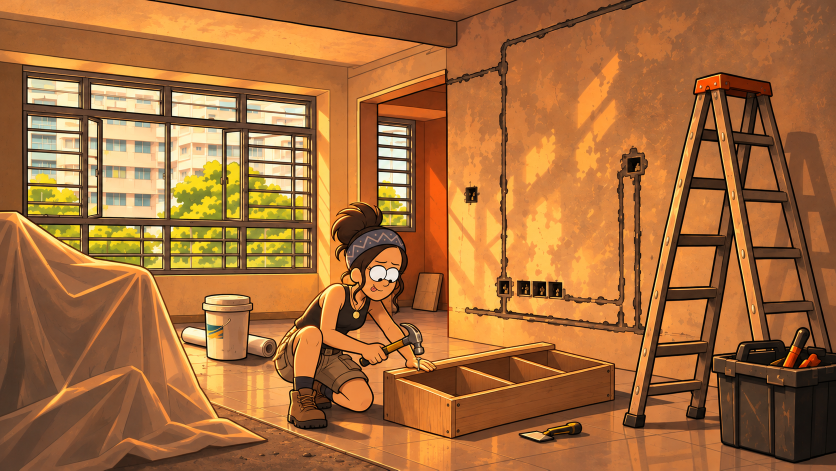
#> input picture reference/scene-keyframe-hammering.png, 1672 x 941 px, found by its file name (shown at 1/2 size)
$ python edge_pencil_mock.py
#> lines starting #> are read from the running program, lines starting #| are printed output that depends on the picture; after the words box and inside, x2 and y2 are one past the last pixel; in counts of white or black regions, pixels touching at a corner belong together
#> further down, im is the input picture: PIL image 1672x941 RGB; mean R, G, B 166.8, 109.1, 59
import numpy as np
from PIL import Image, ImageFilter, ImageDraw, ImageFont
from scipy import ndimage as ndi
PAPER=np.array([246,243,236],float)
W,H=1672,941
rng_cache={}
def lattice(seed, gw, gh):
    r=np.random.default_rng(seed); return r.random((gh+2,gw+2))
def vnoise(cell, seed):
    gw,gh=int(W/cell)+1,int(H/cell)+1
    L=lattice(seed,gw,gh)
    ys,xs=np.mgrid[0:H,0:W].astype(float)
    fx,fy=xs/cell,ys/cell; ix,iy=fx.astype(int),fy.astype(int); tx,ty=fx-ix,fy-iy
    sx,sy=tx*tx*(3-2*tx),ty*ty*(3-2*ty)
    a=L[iy,ix];b=L[iy,ix+1];c=L[iy+1,ix];d=L[iy+1,ix+1]
    top=a+(b-a)*sx; bot=c+(d-c)*sx; return top+(bot-top)*sy
def fbm(cells,weights,seed):
    s=sum((2*vnoise(c,seed+i)-1)*w for i,(c,w) in enumerate(zip(cells,weights))); return s/sum(weights)
ys,xs=np.mgrid[0:H,0:W].astype(float)
R=0.06*W
dx=np.minimum(xs,W-xs); dy=np.minimum(ys,H-ys)
corner=(dx<R)&(dy<R)
din=np.where(corner,R-np.hypot(R-dx,R-dy),np.minimum(dx,dy))
bottom=np.clip((ys/H-0.8)/0.2,0,1)
def sstep(t): t=np.clip(t,0,1); return t*t*(3-2*t)
def fields(seed):
    wn=fbm([110,45,18,7],[1,.55,.3,.15],seed)
    ww=fbm([140,60],[1,.55],seed+100)
    width=np.maximum(6,60*(1+0.75*ww)*(1-0.55*bottom))
    wander=60*wn*(1-0.6*bottom)
    return width,wander
def alpha_current(seed):
    width,wander=fields(seed); return np.where(din<=0,0,sstep((din+wander)/width))
def alpha_fixed(seed, inset=0):
    width,wander=fields(seed)
    a=sstep((din-inset*(1-0.75*bottom)+wander)/width)
    return a*sstep(din/28.0)   # the plate's rim is always paper: no straight cut
def lines_of(img):
    g=np.asarray(img.convert('L'),float)
    blur=ndi.gaussian_filter(g,2.2)
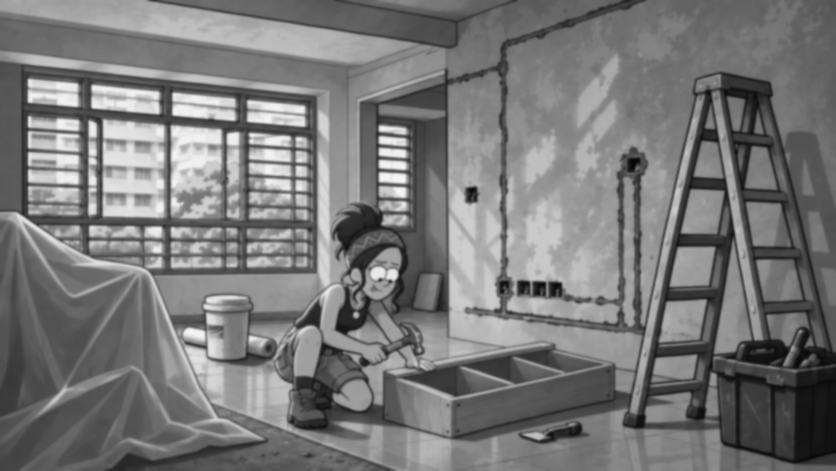
#> blur: shape (941, 1672) float64 (shown at 1/2 size); min 4.4, max 246.8, mean 120.7
    dog=np.clip((blur-g-6)/16,0,1)
    dark=np.clip((95-g)/55,0,1)
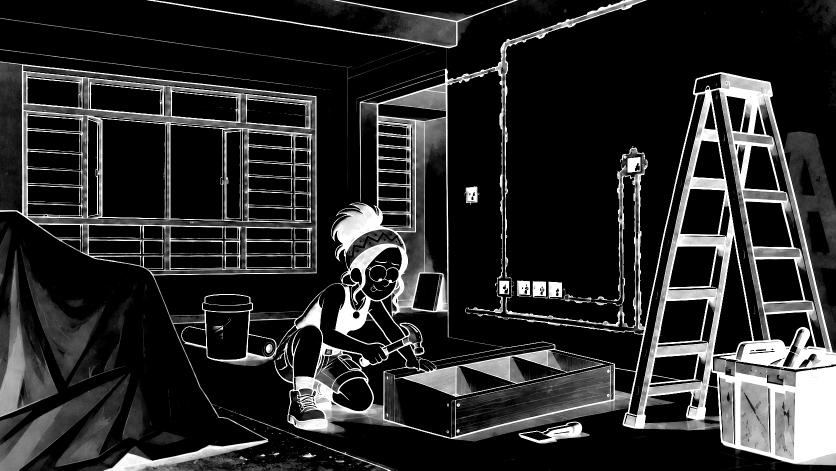
#> dark: shape (941, 1672) float64 (shown at 1/2 size); min 0, max 1, mean 0.165
    l=np.maximum(dog,dark*0.8)
    # drop texture specks: keep only connected strokes
    m=l>0.35
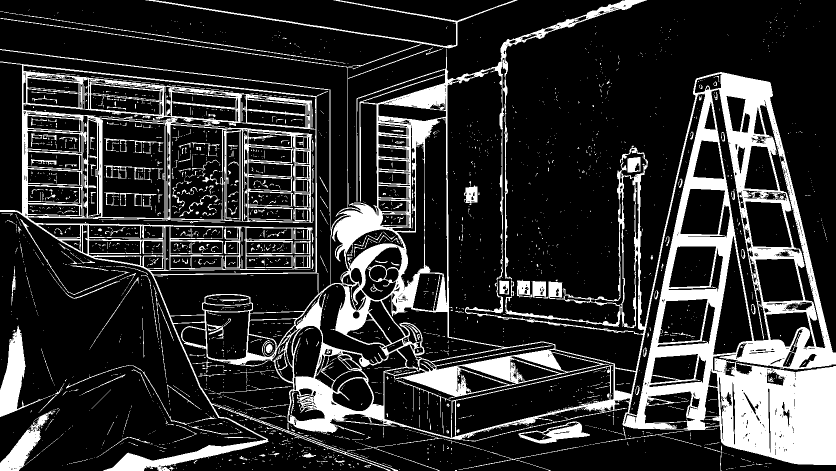
#> m: shape (941, 1672) bool (shown at 1/2 size); 19.4% white; 2779 white regions (2493 under 20 px), largest, box (x1, y1, x2, y2) and area: (0, 0, 1672, 941) 255559, (0, 651, 103, 834) 5591, (0, 821, 107, 941) 3737
    lab,n=ndi.label(m)
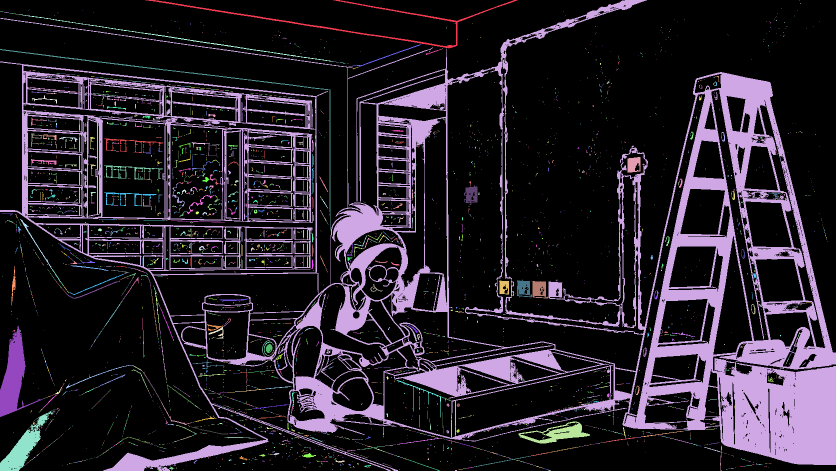
#> lab: shape (941, 1672) int32 (shown at 1/2 size); 4135 distinct labels, from 0 to 4134; one colour per label, 0 black
#> n = 4134
    sizes=ndi.sum(m,lab,range(1,n+1))
#> sizes = 4134 values, max 253860 at index 1, min 1 at index 2, mean 73.65
    keep=np.zeros(n+1,bool); keep[1:]=sizes>=60
    l=l*ndi.binary_dilation(keep[lab],iterations=1)
    return ndi.gaussian_filter(l,0.7)
def compose(img, a_paint, a_pencil, lines, seed):
#> called with seed = 11
    rgb=np.asarray(img.convert('RGB'),float)
    grain=0.7+0.3*vnoise(1.6,seed+7)
    brk=vnoise(9,seed+9)
    pen=np.clip(lines*grain*1.15,0,1)
    # strokes break up as they go outward
    keep=sstep((brk-(1-a_pencil)*0.9+0.25)/0.35)
    pen=pen*a_pencil*keep
#> pen: shape (941, 1672) float64; every value is 0
    out=PAPER*(1-a_paint[...,None])+rgb*a_paint[...,None]
    graphite=np.array([78,74,70],float)
    pa=(pen*(1-a_paint))[...,None]
    out=out*(1-pa*0.85)+graphite*pa*0.85
    return Image.fromarray(np.clip(out,0,255).astype(np.uint8))
#> returned value: PIL image 1672x941 RGB
def options(img, seed):
    lines=lines_of(img)
    width,wander=fields(seed)
    A=compose(img, alpha_fixed(seed,0), np.zeros((H,W)), lines, seed)
    # B: colour pulls in ~45 px; pencil carries on to where colour used to end
    aB=alpha_fixed(seed,45); pB=alpha_fixed(seed,-10)
    B=compose(img,aB,pB,lines,seed)
    # C: colour pulls in ~110 px; a wide sketched border
    aC=alpha_fixed(seed,120); pC=sstep((din+0.6*wander-8)/(90*(1-0.6*bottom)))*sstep(din/20)
    C=compose(img,aC,pC,lines,seed)
#> call 3 of compose, with seed = 11
#> in sstep (call 13), `t = np.clip(t, 0, 1)`:
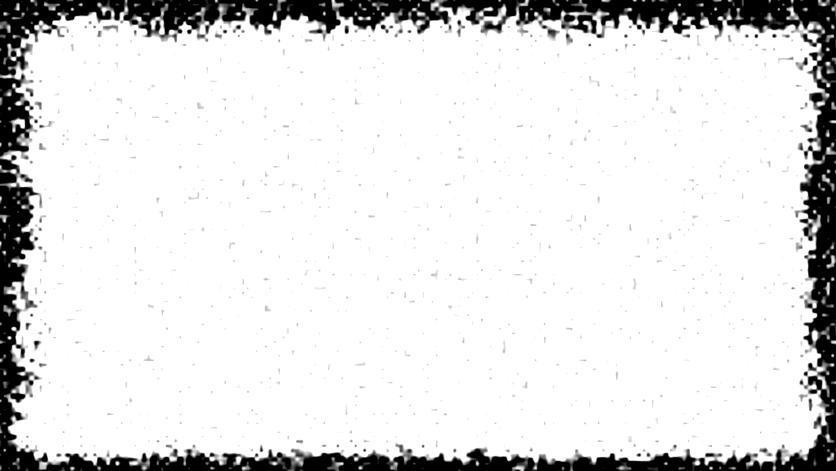
#> t: shape (941, 1672) float64 (shown at 1/2 size); min 0, max 1, mean 0.879
#> in compose (call 3), `pa=(pen*(1-a_paint))[...,None]`:
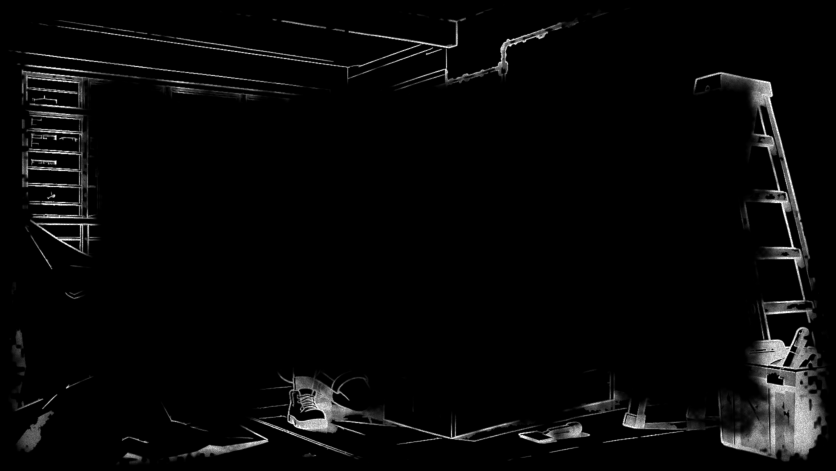
#> pa: shape (941, 1672, 1) float64 (shown at 1/2 size); min 0, max 1, mean 0.0309
    cur=compose(img, alpha_current(seed), np.zeros((H,W)), lines, seed)
#> call 4 of compose, with seed = 11
#> in compose (call 4), `out=PAPER*(1-a_paint[...,None])+rgb*a_paint[...,None]`:
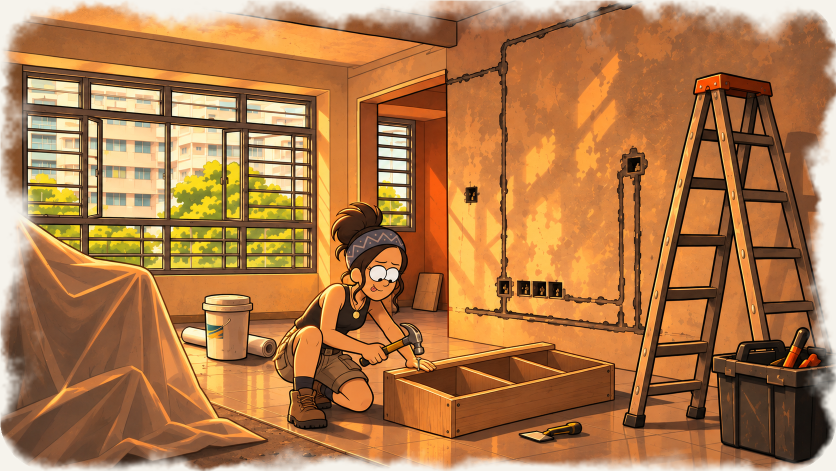
#> out: shape (941, 1672, 3) float64 (shown at 1/2 size); mean R, G, B 175, 121.9, 74.4
    return cur,A,B,C
def sheet(rows, names, out):
    pad=40; tw=820; th=int(tw*H/W)
    font=ImageFont.load_default(size=26) if hasattr(ImageFont,'load_default') else None
    S=Image.new('RGB',(pad+len(names)*(tw+pad), pad+len(rows)*(th+pad+40)),tuple(PAPER.astype(int)))
    d=ImageDraw.Draw(S)
    for r,ims in enumerate(rows):
        for c,im in enumerate(ims):
            x=pad+c*(tw+pad); y=pad+r*(th+pad+40)
            if r==0: d.text((x,y-34+30),names[c],fill=(60,55,50),font=font)
            S.paste(im.resize((tw,th),Image.LANCZOS),(x,y+30))
    S.save(out,quality=90)
import sys
srcs=[('reference/scene-keyframe-hammering.png',11),('scene/mushroom-lab.png',23),('frames/018-cafe-scene/approved/018_scene.png',37)]
rows=[];full=[]
for p,seed in srcs:
    im=Image.open('/home/claude/hjaas/'+p).convert('RGB')
    if im.size!=(W,H):
        w2=int(im.height*W/H); x0=(im.width-w2)//2; im=im.crop((x0,0,x0+w2,im.height)).resize((W,H),Image.LANCZOS)
    o=options(im,seed); rows.append(o); full.append(o)
#> pass 2 of the loop `for p,seed in srcs:`:
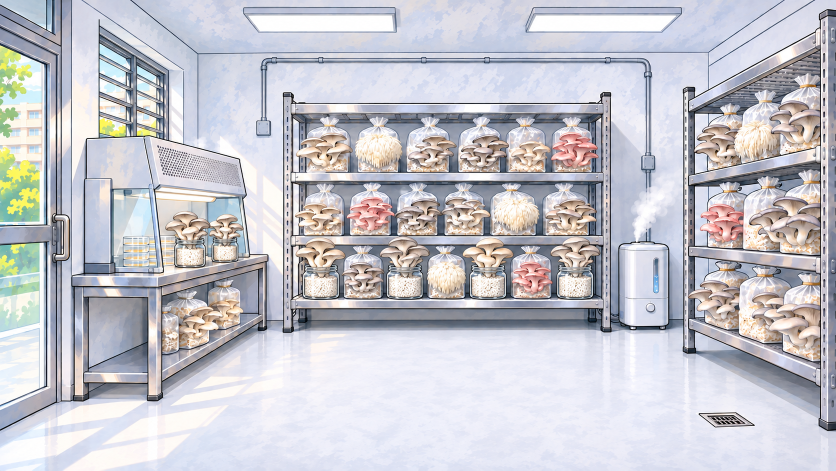
#> input picture scene/mushroom-lab.png, 1672 x 941 px, found by its file name (shown at 1/2 size)
#> im is the input picture: PIL image 1672x941 RGB; mean R, G, B 196.9, 196.9, 203.9
#> m: shape (941, 1672) bool; 11.5% white in thin lines or dots
#> in lines_of (call 2), `lab,n=ndi.label(m)`:
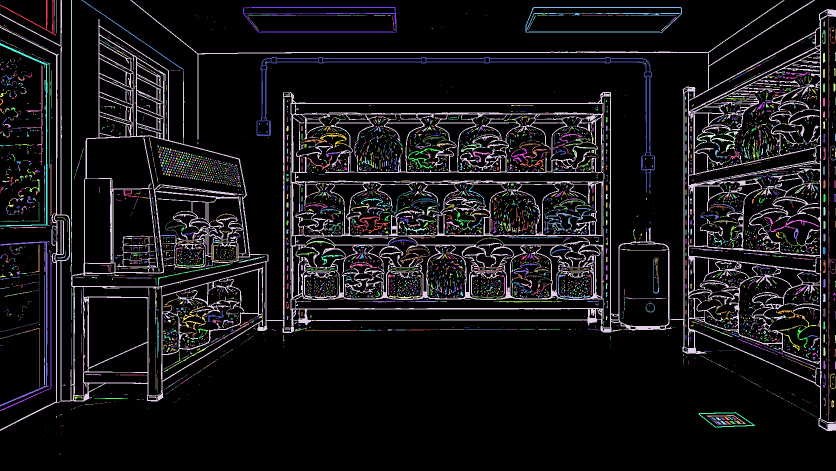
#> lab: shape (941, 1672) int32 (shown at 1/2 size); 6279 distinct labels, from 0 to 6278; one colour per label, 0 black
#> n = 6278
#> sizes = 6278 values, max 101952 at index 3, min 1 at index 16, mean 28.77
#> in compose (call 5), `out=PAPER*(1-a_paint[...,None])+rgb*a_paint[...,None]`:
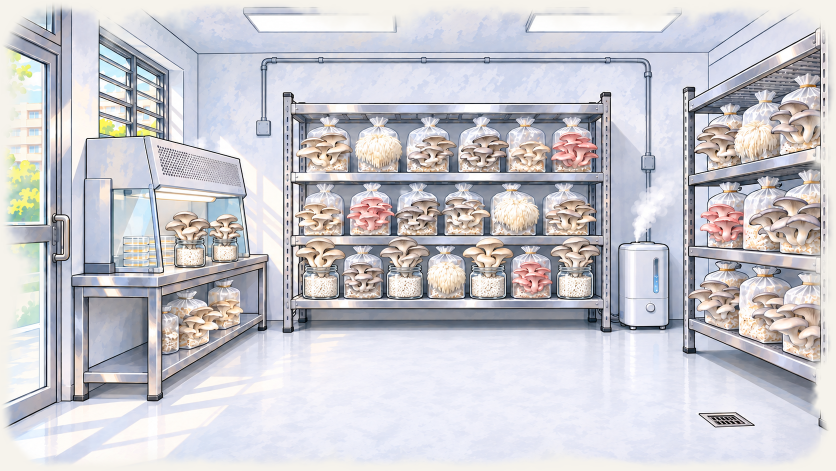
#> out: shape (941, 1672, 3) float64 (shown at 1/2 size); mean R, G, B 201.6, 200.6, 206.5
#> (the run stopped early here; a loop or call above may not have finished)
